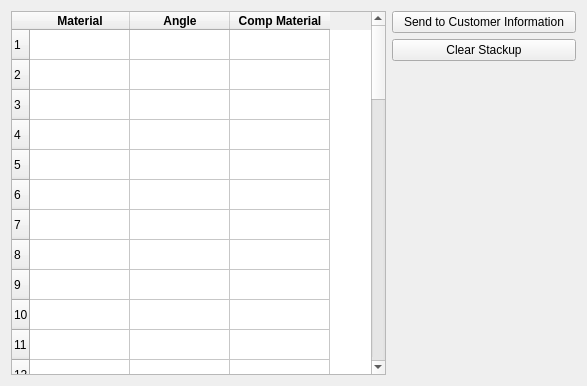
              <widget class="QWidget" name="scrollAreaWidgetContents">
               <property name="geometry">
                <rect>
                 <x>0</x>
                 <y>0</y>
                 <width>587</width>
                 <height>386</height>
                </rect>
               </property>
               <layout class="QHBoxLayout" name="horizontalLayout_29">
                <item>
                 <widget class="QTableWidget" name="stackupBreakdown">
                  <property name="enabled">
                   <bool>true</bool>
                  </property>
                  <property name="minimumSize">
                   <size>
                    <width>30</width>
                    <height>0</height>
                   </size>
                  </property>
                  <property name="maximumSize">
                   <size>
                    <width>375</width>
                    <height>16777215</height>
                   </size>
                  </property>
                  <row>
                   <property name="text">
                    <string>1</string>
                   </property>
                  </row>
                  <row>
                   <property name="text">
                    <string>2</string>
                   </property>
                  </row>
                  <row>
                   <property name="text">
                    <string>3</string>
                   </property>
                  </row>
                  <row>
                   <property name="text">
                    <string>4</string>
                   </property>
                  </row>
                  <row>
                   <property name="text">
                    <string>5</string>
                   </property>
                  </row>
                  <row>
                   <property name="text">
                    <string>6</string>
                   </property>
                   <property name="font">
                    <font>
                     <kerning>true</kerning>
                    </font>
                   </property>
                  </row>
                  <row>
                   <property name="text">
                    <string>7</string>
                   </property>
                  </row>
                  <row>
                   <property name="text">
                    <string>8</string>
                   </property>
                  </row>
                  <row>
                   <property name="text">
                    <string>9</string>
                   </property>
                  </row>
                  <row>
                   <property name="text">
                    <string>10</string>
                   </property>
                  </row>
                  <row>
                   <property name="text">
                    <string>11</string>
                   </property>
                  </row>
                  <row>
                   <property name="text">
                    <string>12</string>
                   </property>
                  </row>
                  <row>
                   <property name="text">
                    <string>13</string>
                   </property>
                  </row>
                  <row>
                   <property name="text">
                    <string>14</string>
                   </property>
                  </row>
                  <row>
                   <property name="text">
                    <string>15</string>
                   </property>
                  </row>
                  <row>
                   <property name="text">
                    <string>16</string>
                   </property>
                  </row>
                  <row>
                   <property name="text">
                    <string>17</string>
                   </property>
                  </row>
                  <row>
                   <property name="text">
                    <string>18</string>
                   </property>
                  </row>
                  <row>
                   <property name="text">
                    <string>19</string>
                   </property>
                  </row>
                  <row>
                   <property name="text">
                    <string>20</string>
                   </property>
                  </row>
                  <row>
                   <property name="text">
                    <string>21</string>
                   </property>
                  </row>
                  <row>
                   <property name="text">
                    <string>22</string>
                   </property>
                  </row>
                  <row>
                   <property name="text">
                    <string>23</string>
                   </property>
                  </row>
                  <row>
                   <property name="text">
                    <string>24</string>
                   </property>
                  </row>
                  <row>
                   <property name="text">
                    <string>25</string>
                   </property>
                  </row>
                  <row>
                   <property name="text">
                    <string>26</string>
                   </property>
                  </row>
                  <row>
                   <property name="text">
                    <string>27</string>
                   </property>
                  </row>
                  <row>
                   <property name="text">
                    <string>28</string>
                   </property>
                  </row>
                  <row>
                   <property name="text">
                    <string>29</string>
                   </property>
                  </row>
                  <row>
                   <property name="text">
                    <string>30</string>
                   </property>
                  </row>
                  <row>
                   <property name="text">
                    <string>31</string>
                   </property>
                  </row>
                  <row>
                   <property name="text">
                    <string>32</string>
                   </property>
                  </row>
                  <row>
                   <property name="text">
                    <string>33</string>
                   </property>
                  </row>
                  <row>
                   <property name="text">
                    <string>34</string>
                   </property>
                  </row>
                  <row>
                   <property name="text">
                    <string>35</string>
                   </property>
                  </row>
                  <row>
                   <property name="text">
                    <string>36</string>
                   </property>
                  </row>
                  <row>
                   <property name="text">
                    <string>37</string>
                   </property>
                  </row>
                  <row>
                   <property name="text">
                    <string>38</string>
                   </property>
                  </row>
                  <row>
                   <property name="text">
                    <string>39</string>
                   </property>
                  </row>
                  <row>
                   <property name="text">
                    <string>40</string>
                   </property>
                  </row>
                  <row>
                   <property name="text">
                    <string>41</string>
                   </property>
                  </row>
                  <row>
                   <property name="text">
                    <string>42</string>
                   </property>
                  </row>
                  <row>
                   <property name="text">
                    <string>43</string>
                   </property>
                  </row>
                  <row>
                   <property name="text">
                    <string>44</string>
                   </property>
                  </row>
                  <row>
                   <property name="text">
                    <string>45</string>
                   </property>
                  </row>
                  <row>
                   <property name="text">
                    <string>46</string>
                   </property>
                  </row>
                  <row>
                   <property name="text">
                    <string>47</string>
                   </property>
                  </row>
                  <row>
                   <property name="text">
                    <string>48</string>
                   </property>
                  </row>
                  <row>
                   <property name="text">
                    <string>49</string>
                   </property>
                  </row>
                  <row>
                   <property name="text">
                    <string>50</string>
                   </property>
                  </row>
                  <column>
                   <property name="text">
                    <string>Material</string>
                   </property>
                   <property name="font">
                    <font>
                     <weight>75</weight>
                     <bold>true</bold>
                    </font>
                   </property>
                  </column>
                  <column>
                   <property name="text">
                    <string>Angle</string>
                   </property>
                   <property name="font">
                    <font>
                     <weight>75</weight>
                     <bold>true</bold>
                    </font>
                   </property>
                  </column>
                  <column>
                   <property name="text">
                    <string>Comp Material</string>
                   </property>
                   <property name="font">
                    <font>
                     <weight>75</weight>
                     <bold>true</bold>
                    </font>
                   </property>
                  </column>
                 </widget>
                </item>
                <item>
                 <layout class="QVBoxLayout" name="verticalLayout_5">
                  <item>
                   <widget class="QPushButton" name="sendToCustomerInfoSheet">
                    <property name="minimumSize">
                     <size>
                      <width>0</width>
                      <height>0</height>
                     </size>
                    </property>
                    <property name="text">
                     <string>Send to Customer Information</string>
                    </property>
                   </widget>
                  </item>
                  <item>
                   <widget class="QPushButton" name="clearStackup">
                    <property name="text">
                     <string>Clear Stackup</string>
                    </property>
                   </widget>
                  </item>
                  <item>
                   <spacer name="verticalSpacer">
                    <property name="orientation">
                     <enum>Qt::Vertical</enum>
                    </property>
                    <property name="sizeHint" stdset="0">
                     <size>
                      <width>20</width>
                      <height>40</height>
                     </size>
                    </property>
                   </spacer>
                  </item>
                 </layout>
                </item>
               </layout>
              </widget>
